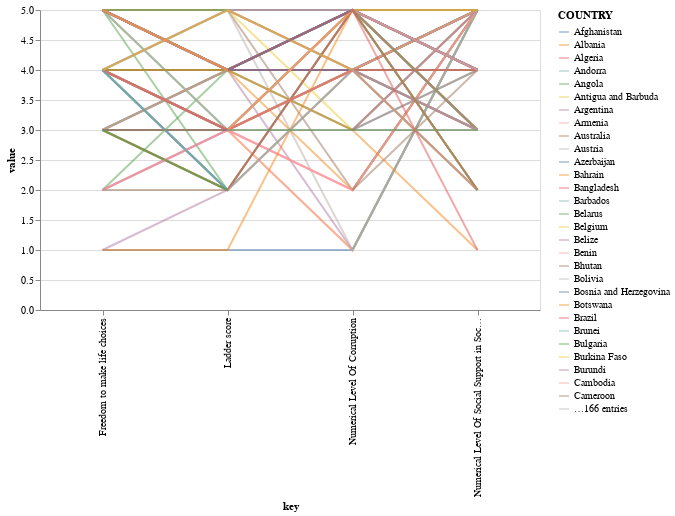

Notebook code cell kept with this figure:
### Code cell
# import altair as alt
# from vega_datasets import data


poinr = alt.selection_interval()


alt.Chart(td, width=500).transform_window(
    index='count()'
).transform_fold(
     ['Numerical Level Of Corruption','Ladder score', 'Freedom to make life choices', 'Numerical Level Of Social Support in Society']
).mark_line().encode(
    x='key:N',
    y='value:Q',
    color= 'COUNTRY',
    detail='index:N',
    opacity=alt.value(0.5)
).add_params(
    poinr
)

### Figure 1 — Vega-Lite specification as saved in the notebook (floating-point values rounded to 4 significant figures; data arrays with more than 128 entries replaced by an {"elided": "..."} marker saying what was removed)
{"config": {"view": {"continuousWidth": 300, "continuousHeight": 300}}, "data": {"name": "data-52595288f0c9c4be096c91ed50f58297"}, "mark": {"type": "line"}, "encoding": {"color": {"field": "COUNTRY", "type": "nominal"}, "detail": {"field": "index", "type": "nominal"}, "opacity": {"value": 0.5}, "x": {"field": "key", "type": "nominal"}, "y": {"field": "value", "type": "quantitative"}}, "params": [{"name": "param_3", "select": {"type": "interval"}}], "transform": [{"window": [{"op": "count", "as": "index"}]}, {"fold": ["Numerical Level Of Corruption", "Ladder score", "Freedom to make life choices", "Numerical Level Of Social Support in Society"]}], "width": 500, "$schema": "https://vega.github.io/schema/vega-lite/v5.8.0.json", "datasets": {"data-52595288f0c9c4be096c91ed50f58297": {"elided": "195 records"}}}
